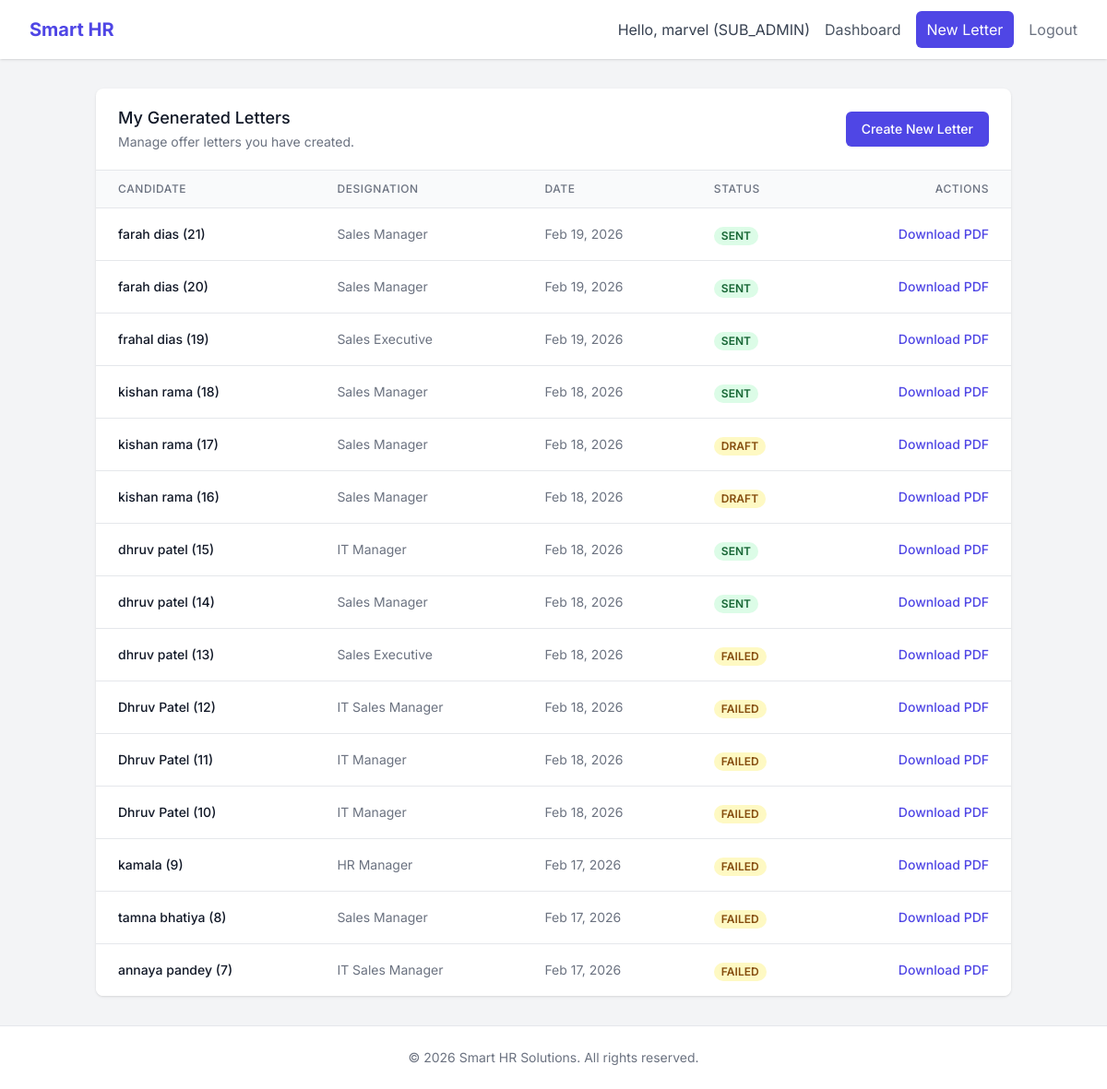
Page /dashboard/sub-admin/ (signed in) on the committed database.
### accounts/models.py (models this page shows, shortened)
class User(AbstractUser):
    ROLE_CHOICES = (
        ('MAIN_ADMIN', 'Main Admin'),
        ('SUB_ADMIN', 'Sub Admin'),
    )
    role = models.CharField(max_length=20, choices=ROLE_CHOICES, default='SUB_ADMIN')

### letters/models.py (models this page shows, shortened)
class OfferLetter(models.Model):
    DESIGNATION_CHOICES = (
        ('Sales Manager', 'Sales Manager'),
        ('Assistant Sales Manager', 'Assistant Sales Manager'),
        ('Agent Relationship Manager', 'Agent Relationship Manager'),
        ('HR Manager', 'HR Manager'),
        ('HR Executive', 'HR Executive'),
        ('IT Executive', 'IT Executive'),
        ('Sales Executive', 'Sales Executive'),
        ('IT Sales Manager', 'IT Sales Manager'),
        ('IT Manager', 'IT Manager'),
        ('Social Media Manager', 'Social Media Manager'),
        ('Trainer', 'Trainer'),
    )
    STATUS_CHOICES = (
        ('DRAFT', 'Draft'),
        ('SENT', 'Sent'),
        ('FAILED', 'Failed'),
    )
    GENDER_CHOICES = (
        ('Male', 'Male'),
        ('Female', 'Female'),
    )
    candidate_name = models.CharField(max_length=255)
    gender = models.CharField(max_length=10, choices=GENDER_CHOICES, default='Male')
    email = models.EmailField(help_text="Candidate Email")
    designation = models.CharField(max_length=100, choices=DESIGNATION_CHOICES)
    salary = models.DecimalField(max_digits=12, decimal_places=2)
    salary_in_words = models.CharField(max_length=255, blank=True, null=True)
    letter_content = models.TextField(help_text="Custom content or generated HTML")
    joining_date = models.DateField()
    created_by = models.ForeignKey(settings.AUTH_USER_MODEL, on_delete=models.CASCADE, related_name='generated_letters')
    status = models.CharField(max_length=10, choices=STATUS_CHOICES, default='DRAFT')
    created_at = models.DateTimeField(auto_now_add=True)
    updated_at = models.DateTimeField(auto_now=True)

### letters/views.py (the view)
# urls.py: path('dashboard/sub-admin/', views.sub_admin_dashboard, name='sub_admin_dashboard'),
@login_required
def sub_admin_dashboard(request):
    letters = OfferLetter.objects.filter(created_by=request.user).order_by('-created_at')
    return render(request, 'letters/sub_admin_dashboard.html', {'letters': letters})

### templates/letters/sub_admin_dashboard.html (shortened to what this page needs)
{% extends 'base.html' %}
{% block content %}
<div class="bg-white shadow overflow-hidden sm:rounded-lg">
    <div class="px-4 py-5 sm:px-6 flex justify-between items-center">
        <div>
            <h3 class="text-lg leading-6 font-medium text-gray-900">My Generated Letters</h3>
            <p class="mt-1 max-w-2xl text-sm text-gray-500">Manage offer letters you have created.</p>
        </div>
        <a href="{% url 'letters:generate_letter' %}"
            class="inline-flex items-center px-4 py-2 border border-transparent text-sm font-medium rounded-md shadow-sm text-white bg-indigo-600 hover:bg-indigo-700">
            Create New Letter
        </a>
    </div>
    <div class="border-t border-gray-200">
        <table class="min-w-full divide-y divide-gray-200">
            <thead class="bg-gray-50">
                <tr>
                    <th scope="col"
                        class="px-6 py-3 text-left text-xs font-medium text-gray-500 uppercase tracking-wider">Candidate
                    </th>
                    <th scope="col"
                        class="px-6 py-3 text-left text-xs font-medium text-gray-500 uppercase tracking-wider">
                        Designation</th>
                    <th scope="col"
                        class="px-6 py-3 text-left text-xs font-medium text-gray-500 uppercase tracking-wider">Date</th>
                    <th scope="col"
                        class="px-6 py-3 text-left text-xs font-medium text-gray-500 uppercase tracking-wider">Status
                    </th>
                    <th scope="col"
                        class="px-6 py-3 text-right text-xs font-medium text-gray-500 uppercase tracking-wider">Actions
                    </th>
                </tr>
            </thead>
            <tbody class="bg-white divide-y divide-gray-200">
                {% for letter in letters %}
                <tr>
                    <td class="px-6 py-4 whitespace-nowrap text-sm font-medium text-gray-900">
                        {{ letter.candidate_name }} ({{ letter.id }})
                    </td>
                    <td class="px-6 py-4 whitespace-nowrap text-sm text-gray-500">{{ letter.designation }}</td>
                    <td class="px-6 py-4 whitespace-nowrap text-sm text-gray-500">{{ letter.created_at|date:"M d, Y" }}
                    </td>
                    <td class="px-6 py-4 whitespace-nowrap">
                        <span
                            class="px-2 inline-flex text-xs leading-5 font-semibold rounded-full {% if letter.status == 'SENT' %}bg-green-100 text-green-800{% else %}bg-yellow-100 text-yellow-800{% endif %}">
                            {{ letter.status }}
                        </span>
                    </td>
                    <td class="px-6 py-4 whitespace-nowrap text-right text-sm font-medium">
                        <a href="{% url 'letters:download_doc' letter.pk %}"
                            class="text-indigo-600 hover:text-indigo-900">Download PDF</a>
                    </td>
                </tr>
                {% empty %}
                <tr>
                    <td colspan="5" class="px-6 py-4 text-center text-sm text-gray-500">You haven't generated any
                        letters yet.</td>
                </tr>
                {% endfor %}
            </tbody>
        </table>
    </div>
</div>
{% endblock %}

### templates/base.html (shortened to what this page needs)
<!DOCTYPE html>
<html lang="en">
<head>
    <script src="https://cdn.tailwindcss.com"></script>
</head>
<body class="bg-gray-100 min-h-screen flex flex-col">
    <nav class="bg-white shadow">
        <div class="max-w-7xl mx-auto px-4 sm:px-6 lg:px-8">
            <div class="flex justify-between h-16">
                <div class="flex">
                    <div class="flex-shrink-0 flex items-center">
                        <a href="/" class="text-xl font-bold text-indigo-600">Smart HR</a>
                    </div>
                </div>
                <div class="flex items-center space-x-4">
                    {% if user.is_authenticated %}
                    <span class="text-gray-700">Hello, {{ user.username }} ({{ user.role }})</span>
                    {% if user.role == 'MAIN_ADMIN' %}
                    <a href="{% url 'letters:admin_dashboard' %}"
                        class="text-gray-600 hover:text-indigo-600">Dashboard</a>
                    <a href="{% url 'accounts:user_list' %}" class="text-gray-600 hover:text-indigo-600">Manage
                        Users</a>
                    {% else %}
                    <a href="{% url 'letters:sub_admin_dashboard' %}"
                        class="text-gray-600 hover:text-indigo-600">Dashboard</a>
                    <a href="{% url 'letters:generate_letter' %}"
                        class="bg-indigo-600 text-white px-3 py-2 rounded-md hover:bg-indigo-700">New Letter</a>
                    {% endif %}
                    <form action="{% url 'accounts:logout' %}" method="post" class="inline">
                        <button type="submit" class="text-gray-500 hover:text-red-600">Logout</button>
                    </form>
                    {% else %}
                    <a href="{% url 'accounts:login' %}" class="text-indigo-600 font-medium">Login</a>
                    {% endif %}
                </div>
            </div>
        </div>
    </nav>
    <main class="flex-grow container mx-auto px-4 py-8">
        {% block content %}{% endblock %}
    </main>
    <footer class="bg-white border-t mt-auto">
        <div class="max-w-7xl mx-auto py-6 px-4 sm:px-6 lg:px-8">
            <p class="text-center text-gray-500 text-sm">&copy; 2026 Smart HR Solutions. All rights reserved.</p>
        </div>
    </footer>
</body>
</html>

### templates/base.html (style rules this page uses)
body { font-family: 'Inter', sans-serif; }

### rows in the picture
User: username "marvel", role "SUB_ADMIN"
OfferLetter: candidate_name "farah dias", id "21", designation "Sales Manager", created_at "Feb 19, 2026", status "SENT"
OfferLetter: candidate_name "farah dias", id "20", designation "Sales Manager", created_at "Feb 19, 2026", status "SENT"
OfferLetter: candidate_name "frahal dias", id "19", designation "Sales Executive", created_at "Feb 19, 2026", status "SENT"
OfferLetter: candidate_name "kishan rama", id "18", designation "Sales Manager", created_at "Feb 18, 2026", status "SENT"
OfferLetter: candidate_name "kishan rama", id "17", designation "Sales Manager", created_at "Feb 18, 2026", status "DRAFT"
OfferLetter: candidate_name "kishan rama", id "16", designation "Sales Manager", created_at "Feb 18, 2026", status "DRAFT"
OfferLetter: candidate_name "dhruv patel", id "15", designation "IT Manager", created_at "Feb 18, 2026", status "SENT"
OfferLetter: candidate_name "dhruv patel", id "14", designation "Sales Manager", created_at "Feb 18, 2026", status "SENT"
OfferLetter: candidate_name "dhruv patel", id "13", designation "Sales Executive", created_at "Feb 18, 2026", status "FAILED"
OfferLetter: candidate_name "Dhruv Patel", id "12", designation "IT Sales Manager", created_at "Feb 18, 2026", status "FAILED"
OfferLetter: candidate_name "Dhruv Patel", id "11", designation "IT Manager", created_at "Feb 18, 2026", status "FAILED"
OfferLetter: candidate_name "Dhruv Patel", id "10", designation "IT Manager", created_at "Feb 18, 2026", status "FAILED"
OfferLetter: candidate_name "kamala", id "9", designation "HR Manager", created_at "Feb 17, 2026", status "FAILED"
OfferLetter: candidate_name "tamna bhatiya", id "8", designation "Sales Manager", created_at "Feb 17, 2026", status "FAILED"
OfferLetter: candidate_name "annaya pandey", id "7", designation "IT Sales Manager", created_at "Feb 17, 2026", status "FAILED"
